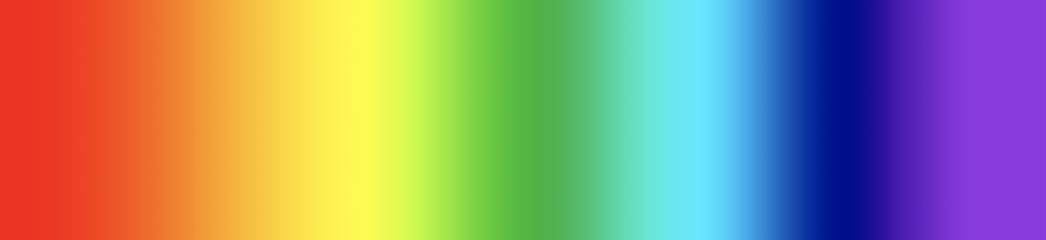
#> input picture test/color_spectrum.png, 1046 x 240 px, found by its file name
$ python main.py
#> lines starting #> are read from the running program, lines starting #| are printed output that depends on the picture; after the words box and inside, x2 and y2 are one past the last pixel; in counts of white or black regions, pixels touching at a corner belong together
#> `background_hsv = cv2.cvtColor(background, cv2.COLOR_RGB2HSV)`: background_hsv: shape (240, 1046, 3); mean H, S, V 64, 185.5, 218.5
### util.py
# AppDemoVideoGenerator
# background
# Created by Yigang Zhou on 2020-02-12.
# Copyright © 2020 Yigang Zhou. All rights reserved.
import cv2
import numpy as np


def load_mask(background_hsv):
    mask = cv2.inRange(background_hsv, (35, 43, 46), (77, 255, 255))
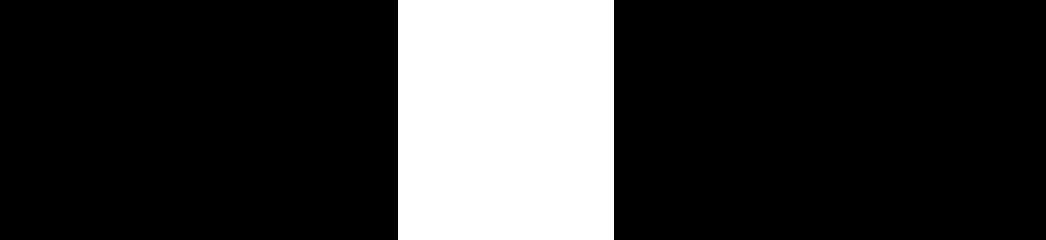
#> mask: shape (240, 1046); 20.7% white; 1 white region, box (x1, y1, x2, y2) and area: (398, 0, 614, 240) 51840
    mask_i = np.where(mask == 255)
#> mask_i = 51840 positions, rows 0 to 239, columns 398 to 613
    y = np.min(mask_i[0])
#> y = 0
    x = np.min(mask_i[1])
#> x = 398
    w = np.max(mask_i[1]) - np.min(mask_i[1])
#> w = 215
    h = np.max(mask_i[0]) - np.min(mask_i[0])
#> h = 239
    return mask, (x, y, w, h)


# [13 lines left out: function generate_masked_frame, not called in this run]

### main.py
# AppDemoVideoGenerator
# main
# Created by Yigang Zhou on 2020-02-12.
# Copyright © 2020 Yigang Zhou. All rights reserved.

import cv2
import numpy as np
import matplotlib.pyplot as plt
from util import load_mask
from util import generate_masked_frame

background = cv2.cvtColor(cv2.imread("/Users/mike/PycharmProjects/AppDemoVideoGenerator/test/color_spectrum.png"),cv2.COLOR_BGR2RGB)
background_hsv = cv2.cvtColor(background, cv2.COLOR_RGB2HSV)

mask, mask_rect = load_mask(background_hsv)
#> mask_rect = (398, 0, 215, 239)
x, y, w, h = mask_rect
#> x = 398; y = 0; w = 215; h = 239


f, ax = plt.subplots(2,1,figsize=(15,10))
ax[0].imshow(background)
ax[1].imshow(mask)


plt.show()
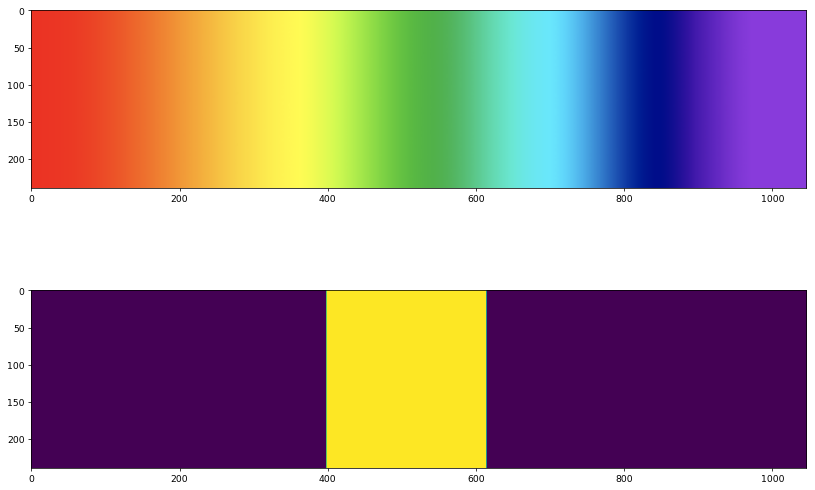
#> figure drawn by matplotlib, 2 panels
# f.savefig("spectrum.png")
